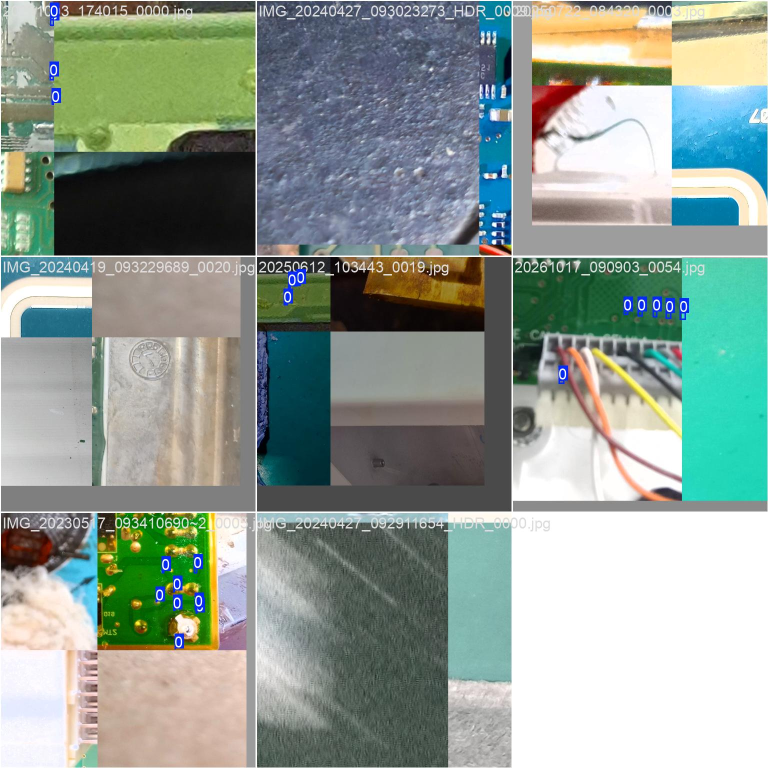
#> input picture runs/pads_rapido/train_batch0.jpg, 1536 x 1536 px (shown at 1/2 size)
$ python -i detector.py   (imports and definitions only)
#> lines starting #> are read from the running program, lines starting #| are printed output that depends on the picture; after the words box and inside, x2 and y2 are one past the last pixel; in counts of white or black regions, pixels touching at a corner belong together
#> further down, picture is the input picture: shape (1536, 1536, 3); mean B, G, R 148, 157.1, 143
import cv2
import numpy as np


def detectar_pads_com_mascara_v84(img_bgr, scale=0.6, brilho_min=110, brilho_max=245, sat_max=75, area_min=30, area_max=900, nms_dist=10, reject_vias=True, usar_gpu=False):
    """Detecta pads na placa. usar_gpu=True acelera filtros/máscaras via OpenCL (UMat).

    O resultado é idêntico ao caminho CPU (comparações inteiras equivalentes).
    """
#> called with scale = 0.6, brilho_min = 110, brilho_max = 245, sat_max = 75, area_min = 30, area_max = 900, nms_dist = 10, reject_vias = True
    scale = max(0.05, min(1.0, scale)); h0, w0 = img_bgr.shape[:2]
    img_work = cv2.resize(img_bgr, (max(1, int(w0*scale)), max(1, int(h0*scale))), interpolation=cv2.INTER_AREA) if scale != 1.0 else img_bgr.copy()
    kc = max(3, int(25*scale/0.6)); ke = max(3, int(20*scale/0.6))
    k_close = cv2.getStructuringElement(cv2.MORPH_ELLIPSE, (kc, kc))
    k_er = cv2.getStructuringElement(cv2.MORPH_ELLIPSE, (ke, ke))
    k1 = cv2.getStructuringElement(cv2.MORPH_RECT, (2, 2))

    mask_pad = mask_green = None; S = V = None; usou_gpu = False
    if usar_gpu:
        try:
            if not (cv2.ocl.haveOpenCL() and cv2.ocl.useOpenCL()):
                raise RuntimeError("OpenCL desligado")
            u_work = cv2.UMat(img_work)
            u_blur = cv2.bilateralFilter(u_work, 5, 40, 40)
            u_hsv = cv2.cvtColor(u_blur, cv2.COLOR_BGR2HSV)
            S_u, V_u = cv2.split(u_hsv)
            # equivalentes inteiros exatos das comparações numpy do caminho CPU
            m_s = cv2.threshold(S_u, sat_max-1, 255, cv2.THRESH_BINARY_INV)[1]      # S < sat_max
            m_v1 = cv2.threshold(V_u, brilho_min, 255, cv2.THRESH_BINARY)[1]        # V > brilho_min
            m_v2 = cv2.threshold(V_u, brilho_max-1, 255, cv2.THRESH_BINARY_INV)[1]  # V < brilho_max
            mask_pad_u = cv2.bitwise_and(cv2.bitwise_and(m_s, m_v1), m_v2)
            mask_green_u = cv2.inRange(u_hsv, np.array([35, 25, 25]), np.array([85, 255, 255]))
            mask_green_u = cv2.morphologyEx(mask_green_u, cv2.MORPH_CLOSE, k_close, iterations=4)
            mask_green = mask_green_u.get()
            hsv_np = u_hsv.get(); S = hsv_np[:, :, 1]; V = hsv_np[:, :, 2]
            cnts, _ = cv2.findContours(mask_green, cv2.RETR_EXTERNAL, cv2.CHAIN_APPROX_SIMPLE)
            roi = np.zeros(mask_green.shape, dtype=np.uint8)
            if cnts:
                maior = max(cnts, key=cv2.contourArea); cv2.drawContours(roi, [maior], -1, 255, -1)
            else:
                roi[:] = 255
            roi_u = cv2.erode(cv2.UMat(roi), k_er, iterations=1)
            mask_pad_u = cv2.bitwise_and(mask_pad_u, roi_u)
            mask_pad_u = cv2.morphologyEx(mask_pad_u, cv2.MORPH_OPEN, k1, iterations=1)
            mask_pad_u = cv2.morphologyEx(mask_pad_u, cv2.MORPH_CLOSE, k1, iterations=1)
            mask_pad = mask_pad_u.get()
            usou_gpu = True
        except Exception:
            usou_gpu = False

    if not usou_gpu:
        img_work_blur = cv2.bilateralFilter(img_work, 5, 40, 40); hsv = cv2.cvtColor(img_work_blur, cv2.COLOR_BGR2HSV); H, S, V = cv2.split(hsv)
#> after `H, S, V = cv2.split(hsv)`:
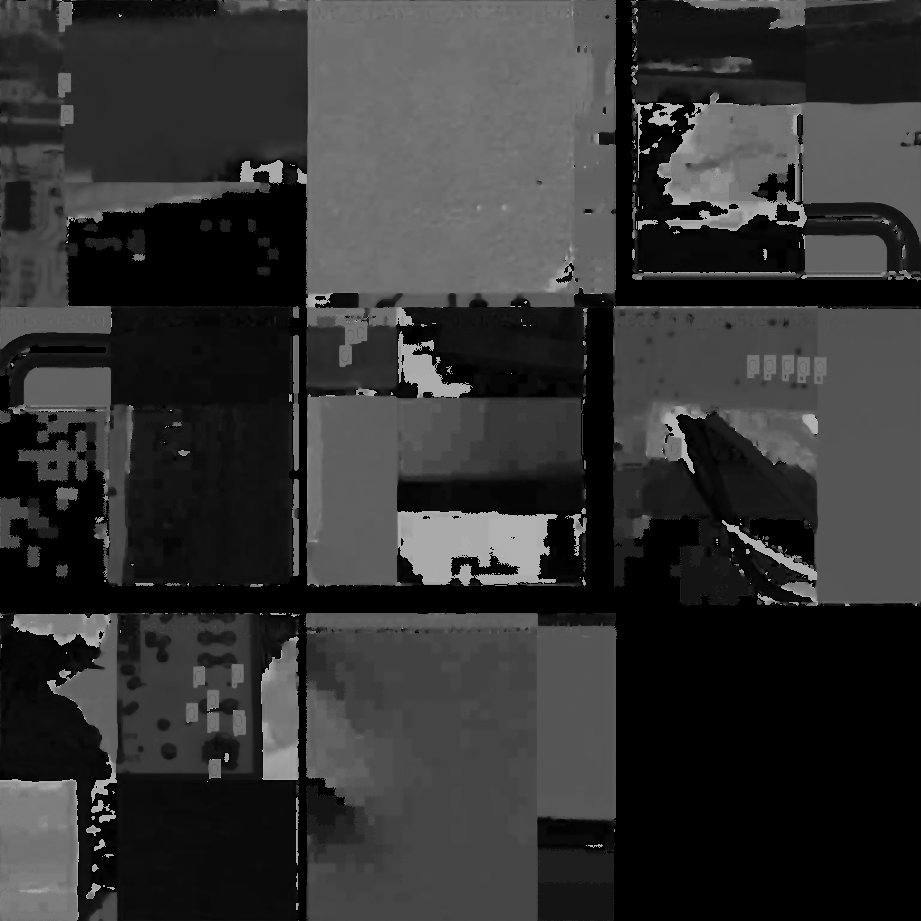
#> H: shape (921, 921); min 0, max 179, mean 50.8
#> after `H, S, V = cv2.split(hsv)`:
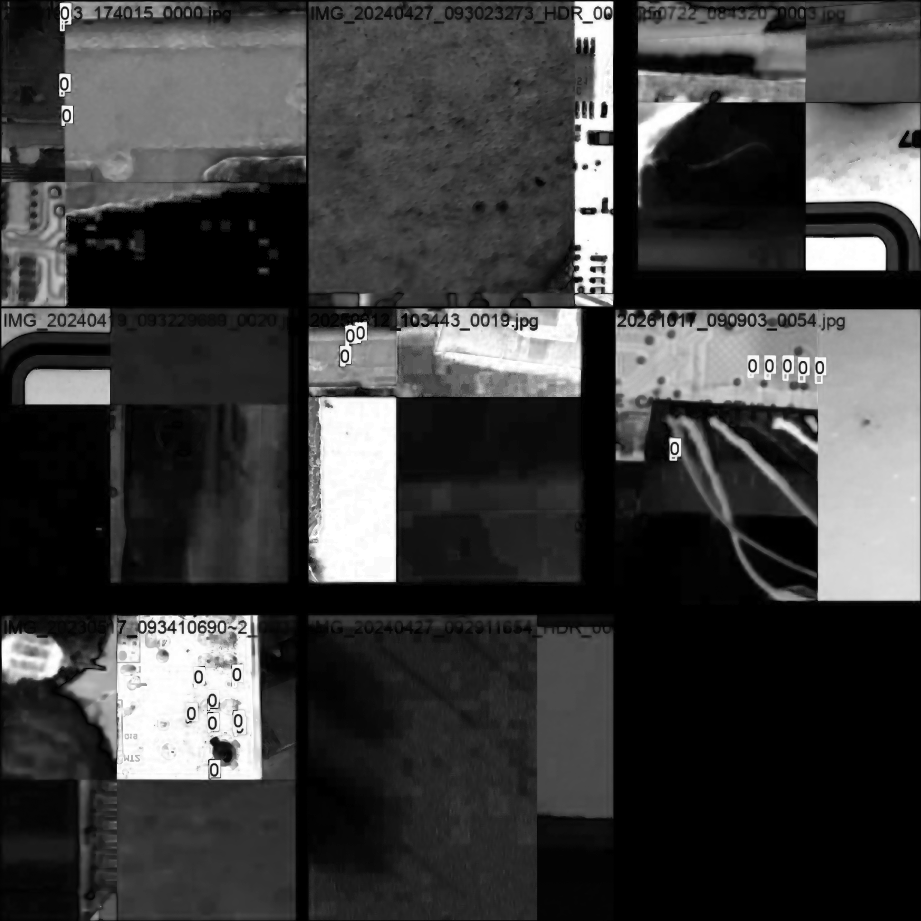
#> S: shape (921, 921); min 0, max 255, mean 61.3
        mask_pad = ((S < sat_max) & (V > brilho_min) & (V < brilho_max)).astype(np.uint8)*255
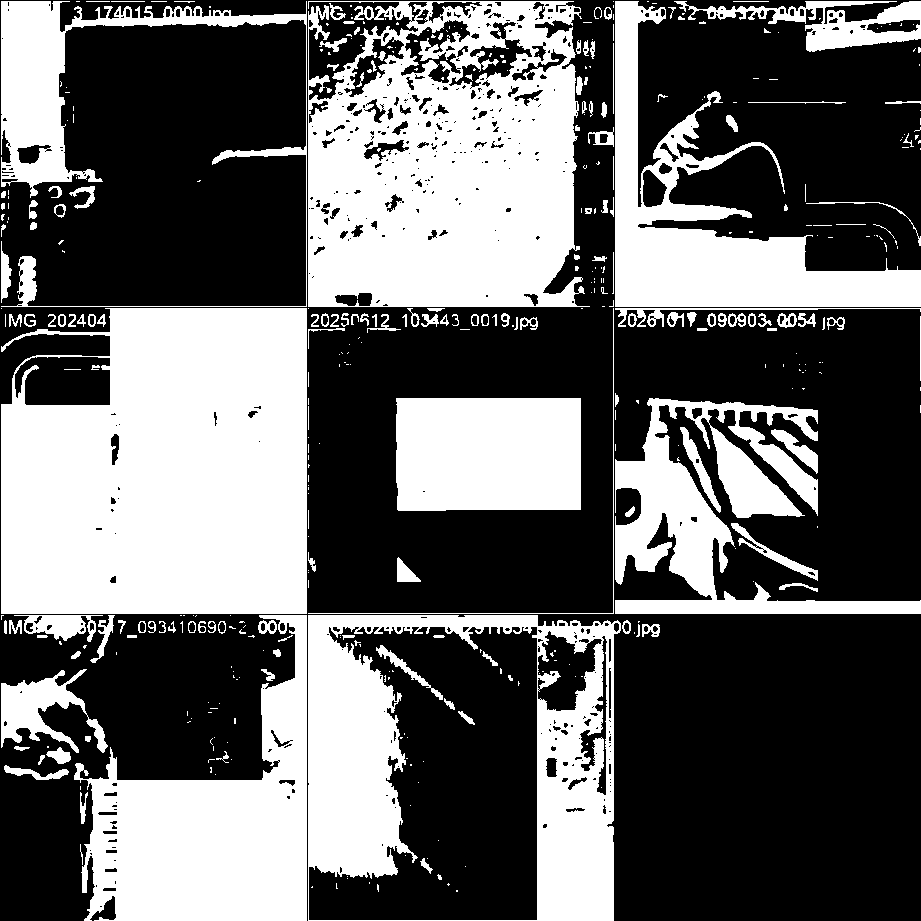
#> mask_pad: shape (921, 921); 40% white; 424 white regions (264 under 20 px), largest, box (x1, y1, x2, y2) and area: (1, 308, 307, 614) 83686, (308, 1, 590, 307) 66374, (308, 615, 621, 921) 41599
        mask_green = cv2.inRange(hsv, np.array([35, 25, 25]), np.array([85, 255, 255]))
#> mask_green: shape (921, 921); 21.2% white; 238 white regions (201 under 20 px), largest, box (x1, y1, x2, y2) and area: (309, 626, 607, 920) 53617, (1, 5, 307, 307) 50000, (615, 309, 920, 602) 48393
        mask_green = cv2.morphologyEx(mask_green, cv2.MORPH_CLOSE, k_close, iterations=4)
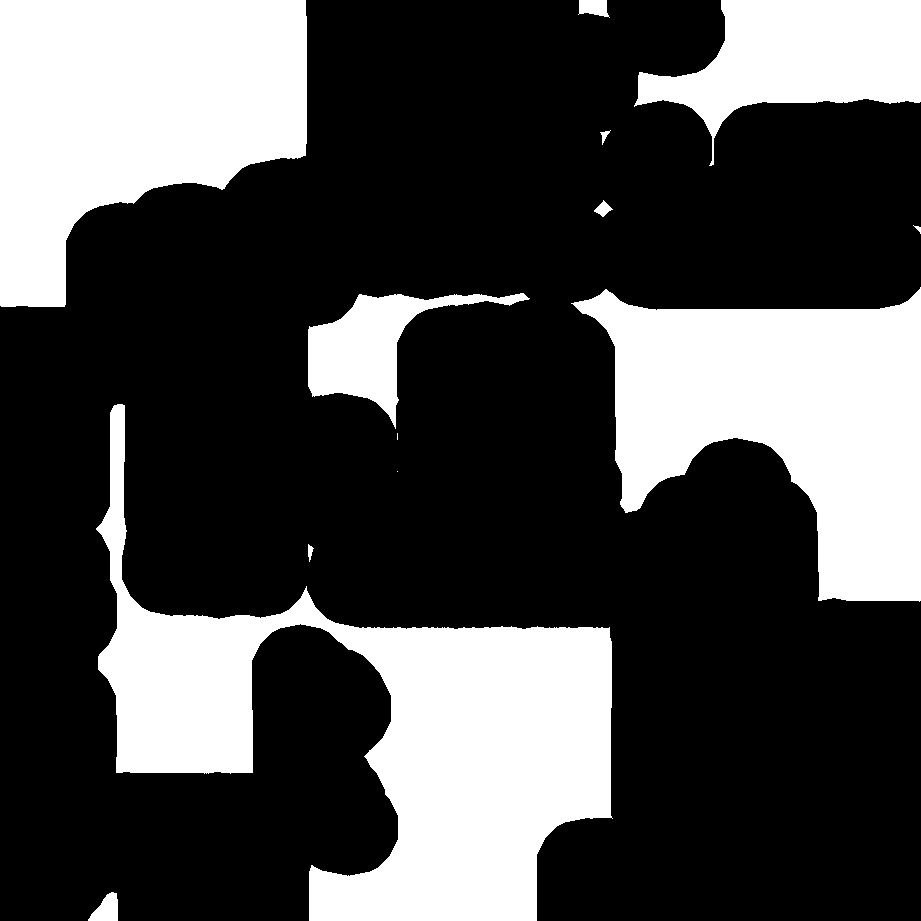
#> mask_green: shape (921, 921); 30.1% white; 13 white regions (2 under 20 px)
        cnts, _ = cv2.findContours(mask_green, cv2.RETR_EXTERNAL, cv2.CHAIN_APPROX_SIMPLE)
#> cnts = 13 contours, 3 with area under 20; largest, box (x1, y1, x2, y2) and area: (96, 404, 613, 921) 90435, (0, 0, 307, 307) 64496, (571, 287, 921, 602) 63196, (634, 0, 921, 166) 23507, (308, 293, 530, 429) 9386
        roi = np.zeros(mask_pad.shape, dtype=np.uint8)
        if cnts:
            maior = max(cnts, key=cv2.contourArea); cv2.drawContours(roi, [maior], -1, 255, -1)
#> after `maior = max(cnts, key=cv2.contourArea)`: maior = contour of 664 points, box (x1, y1, x2, y2) (96, 404, 613, 921), area 90435
        else:
            roi[:] = 255
        roi = cv2.erode(roi, k_er, iterations=1); mask_pad = cv2.bitwise_and(mask_pad, roi)
        mask_pad = cv2.morphologyEx(mask_pad, cv2.MORPH_OPEN, k1, iterations=1)
#> mask_pad: shape (921, 921); 1.1% white; 50 white regions (30 under 20 px), largest, box (x1, y1, x2, y2) and area: (538, 645, 604, 832) 6855, (379, 732, 407, 777) 508, (377, 646, 444, 701) 477
        mask_pad = cv2.morphologyEx(mask_pad, cv2.MORPH_CLOSE, k1, iterations=1)
#> mask_pad: shape (921, 921); 1.1% white; 45 white regions (25 under 20 px)

    cnts, _ = cv2.findContours(mask_pad, cv2.RETR_EXTERNAL, cv2.CHAIN_APPROX_SIMPLE)
#> cnts = 45 contours, 32 with area under 20; largest, box (x1, y1, x2, y2) and area: (539, 646, 605, 833) 7020, (380, 733, 408, 778) 438, (378, 647, 457, 712) 426, (539, 673, 562, 691) 186, (568, 639, 596, 654) 174
    pads = []
    for cnt in cnts:
        area = cv2.contourArea(cnt); area_orig = area/(scale*scale)
        if area_orig < area_min or area_orig > area_max: continue
        perim = cv2.arcLength(cnt, True)
        if perim == 0: continue
        x, y, w, h = cv2.boundingRect(cnt)
        if w < 3 or h < 3: continue
        hull = cv2.convexHull(cnt); hull_a = cv2.contourArea(hull); sol = area/hull_a if hull_a > 0 else 0; extent = area/(w*h) if w*h > 0 else 0; aspect = max(w, h)/max(1, min(w, h))
        if extent < 0.4 or sol < 0.6 or aspect > 4.0: continue
        M = cv2.moments(cnt)
        if M["m00"] == 0: continue
        cx_w = int(M["m10"]/M["m00"]); cy_w = int(M["m01"]/M["m00"])
        if reject_vias:
            x1 = max(0, cx_w-2); x2 = min(V.shape[1], cx_w+3); y1 = max(0, cy_w-2); y2 = min(V.shape[0], cy_w+3)
            roi_v = V[y1:y2, x1:x2]
            if roi_v.size > 0:
                mean_v = np.mean(roi_v); roi_s = S[y1:y2, x1:x2]; mean_s = np.mean(roi_s) if roi_s.size > 0 else 0
                if mean_v < 75 and mean_s < 90: continue
                if w > 0 and h > 0:
                    circularity = 4*np.pi*area/(perim*perim) if perim > 0 else 0
                    if circularity > 0.65 and mean_v < 95: continue
        cx = int(cx_w/scale); cy = int(cy_w/scale)
        pads.append({"cx": cx, "cy": cy, "w": int(w/scale), "h": int(h/scale), "area": int(area_orig), "manual": False})
#> this loop made 45 passes
#> (area, area_orig, perim, x, y, w, h, hull_a) on passes 4, 14, 23, 45: (54.5, 151.4, 32.38, 388, 868, 12, 9, 57.5), (185.5, 515.3, 78.53, 539, 673, 23, 18, 248.5), (174, 483.3, 96.28, 568, 639, 28, 15, 271.5), (49, 136.1, 36.14, 112, 524, 7, 16, 57.5)
#> after the loop, pads = 8 items
    pads.sort(key=lambda p: p["area"], reverse=True); keep = []
    for p in pads:
        if any(np.hypot(p["cx"]-q["cx"], p["cy"]-q["cy"]) < nms_dist*2 for q in keep): continue
        keep.append(p)
#> this loop made 8 passes
#> after the loop, keep = 8 items
    keep.sort(key=lambda p: (p["cy"]//80, p["cx"]))
    mask_full = cv2.resize(mask_pad, (w0, h0), interpolation=cv2.INTER_NEAREST)
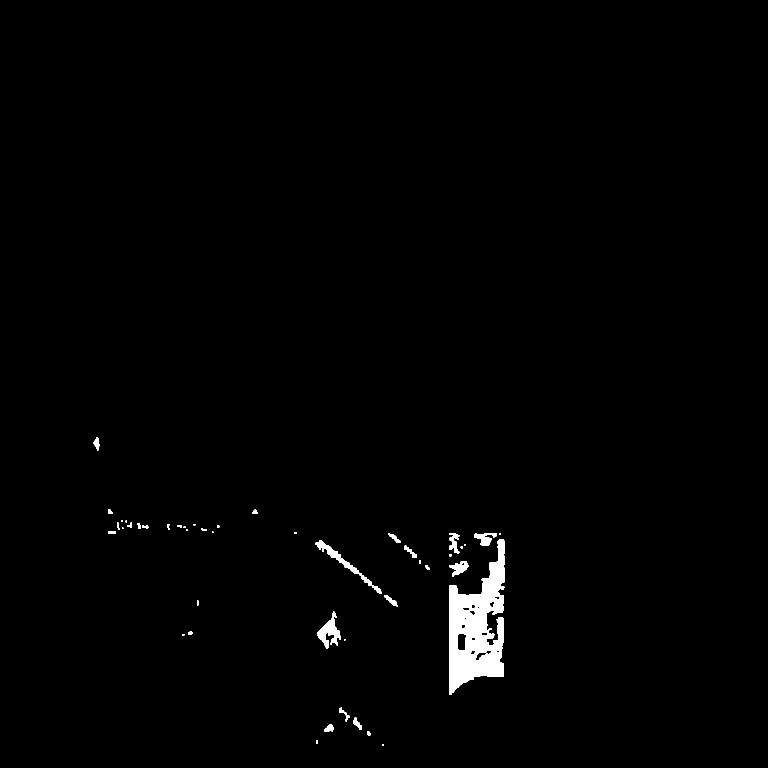
#> mask_full: shape (1536, 1536) (shown at 1/2 size); 1.1% white; 45 white regions (13 under 20 px), largest, box (x1, y1, x2, y2) and area: (899, 1078, 1009, 1390) 19299, (631, 1080, 763, 1188) 1496, (634, 1223, 681, 1298) 1437
    return keep, mask_full


# [32 lines left out: function detectar_pads_tiles, not called in this run]

>>> import cv2
>>> picture = cv2.imread('../runs/pads_rapido/train_batch0.jpg')
>>> result = detectar_pads_com_mascara_v84(picture)

$ run again, on runs/pads_rapido/train_batch44.jpg
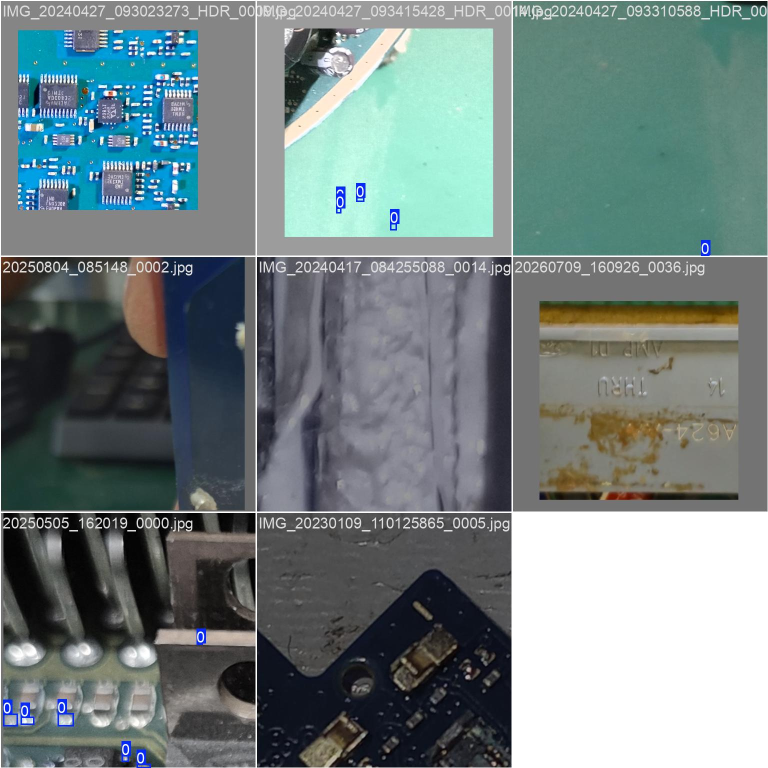
#> input picture runs/pads_rapido/train_batch44.jpg, 1536 x 1536 px (shown at 1/2 size)
#> picture is the input picture: shape (1536, 1536, 3); mean B, G, R 130.1, 129.8, 115.2
#> hsv: shape (921, 921, 3); mean H, S, V 59, 48.8, 136
#> in detectar_pads_com_mascara_v84, `mask_pad = ((S < sat_max) & (V > brilho_min) & (V < brilho_max)).astyp..`:
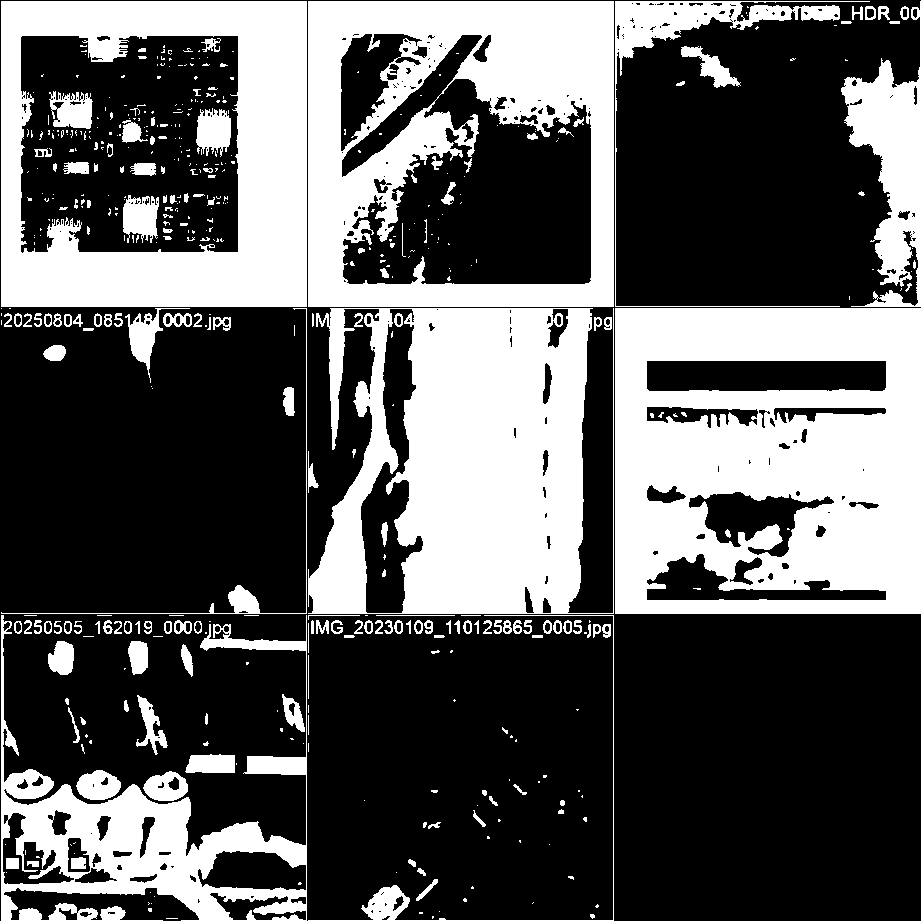
#> mask_pad: shape (921, 921); 36.1% white; 491 white regions (307 under 20 px), largest, box (x1, y1, x2, y2) and area: (615, 308, 921, 614) 74807, (308, 308, 614, 614) 63775, (308, 1, 614, 307) 51476
#> in detectar_pads_com_mascara_v84, `cnts, _ = cv2.findContours(mask_green, cv2.RETR_EXTERNAL, cv2.CHAIN_AP..`: cnts = 11 contours, 6 with area under 20; largest, box (x1, y1, x2, y2) and area: (341, 0, 921, 600) 199790, (0, 307, 301, 921) 109277, (41, 36, 238, 248) 25740, (557, 873, 589, 906) 324, (286, 390, 294, 416) 114
#> maior = contour of 616 points, box (x1, y1, x2, y2) (341, 0, 921, 600), area 199790
#> in detectar_pads_com_mascara_v84, `cnts, _ = cv2.findContours(mask_pad, cv2.RETR_EXTERNAL, cv2.CHAIN_APPR..`: cnts = 53 contours, 34 with area under 20; largest, box (x1, y1, x2, y2) and area: (642, 62, 921, 591) 32510, (455, 3, 801, 290) 23220, (353, 104, 481, 247) 5798, (354, 61, 441, 149) 2134, (683, 48, 742, 90) 780
#> the loop in detectar_pads_com_mascara_v84, `for cnt in cnts:` made 53 passes
#> (area, area_orig, perim, x, y, w, h, hull_a) on passes 4, 9, 28, 30, 31, 45, 46, 47: (26, 72.22, 22.49, 382, 270, 8, 7, 30), (93.5, 259.7, 49.56, 415, 259, 12, 18, 115.5), (38.5, 106.9, 28.73, 529, 135, 11, 7, 46.5), (26.5, 73.61, 23.9, 561, 130, 10, 6, 32), (32.5, 90.28, 28.73, 576, 121, 10, 8, 39), (78, 216.7, 34.49, 913, 9, 8, 13, 78.5), (85, 236.1, 36.14, 902, 8, 9, 14, 88), (94, 261.1, 54.97, 880, 8, 12, 14, 133.5)
#> after the loop in detectar_pads_com_mascara_v84, `for cnt in cnts:`: pads = 15 items
#> the loop in detectar_pads_com_mascara_v84, `for p in pads:` made 15 passes
#> after the loop in detectar_pads_com_mascara_v84, `for p in pads:`: keep = 14 items
#> in detectar_pads_com_mascara_v84, `mask_full = cv2.resize(mask_pad, (w0, h0), interpolation=cv2.INTER_NEA..`:
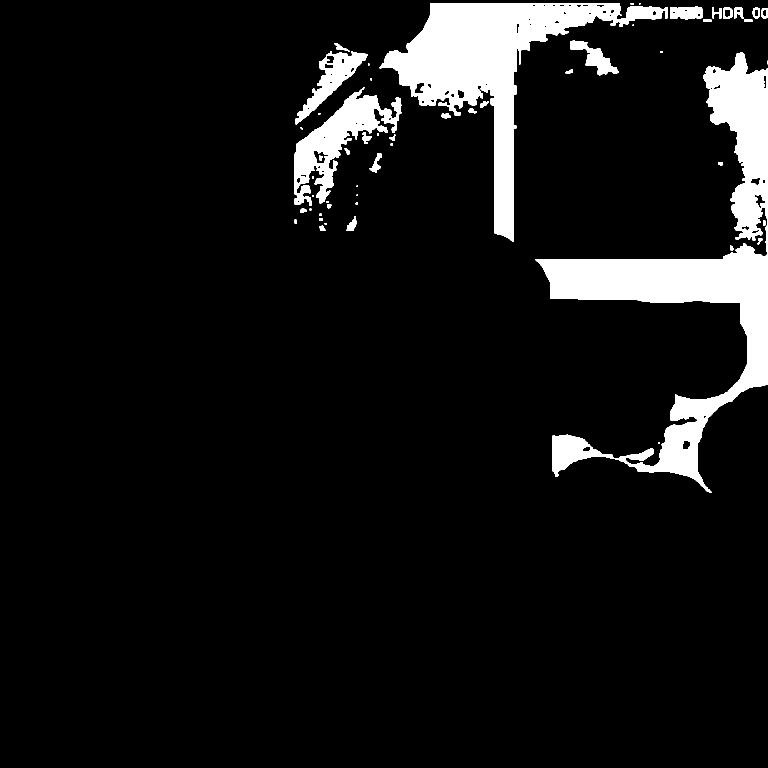
#> mask_full: shape (1536, 1536) (shown at 1/2 size); 8% white; 54 white regions (15 under 20 px), largest, box (x1, y1, x2, y2) and area: (1071, 104, 1536, 986) 92027, (759, 6, 1336, 484) 65490, (589, 174, 803, 412) 16738
